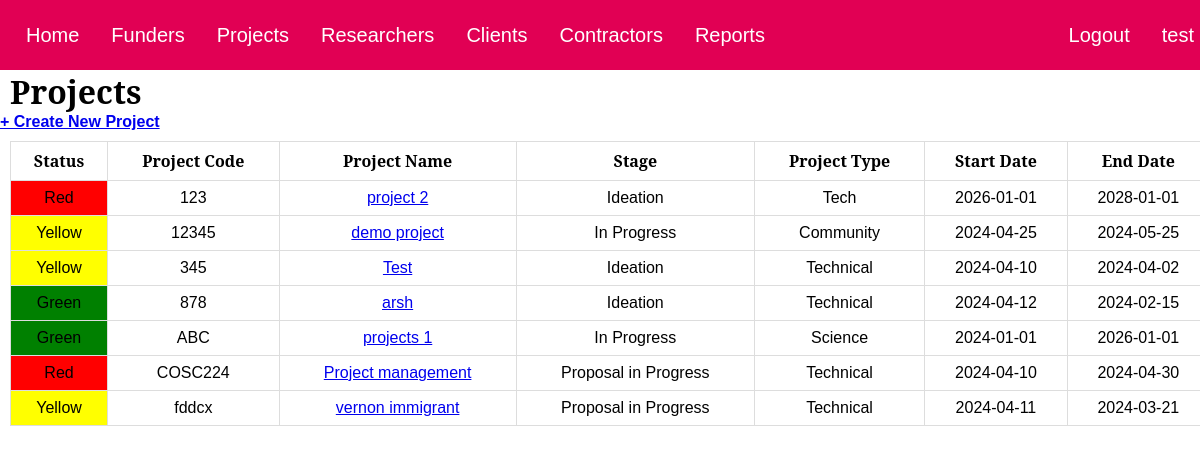
The app's page /projectList.php (signed in) with its own data.
### tables this page shows
CREATE TABLE `projects` (
  `project_code` varchar(100) NOT NULL,
  `title` varchar(200) DEFAULT NULL,
  `description` mediumtext DEFAULT NULL,
  `stage` enum('Ideation','Proposal in Progress','Awaiting Funding','In Progress','Completed - Not Signed Off','Completed - Signed Off') DEFAULT NULL,
  `type` varchar(100) DEFAULT NULL,
  `start_date` date DEFAULT NULL,
  `end_date` date DEFAULT NULL,
  `status` enum('Green','Yellow','Red') NOT NULL,
  PRIMARY KEY (`project_code`)
);

### projectList.php (the view, shortened to what this page needs)
<html>
<head>
    <link rel="stylesheet" href="index.css">
</head>
<body onload='displayHeader()'>
  <div class='header' id='header'></div>
<h1>Projects</h1>
<h4><a href="./projectPosting.php">+ Create New Project</a></h4>
<table>
  <tr>
  	<th>Status</th>
    <th>Project Code</th>
    <th>Project Name</th>
    <th>Stage</th>
    <th>Project Type</th>
    <th>Start Date</th>
    <th>End Date</th>
  </tr>
<?php
$sqli = new mysqli('localhost:3306','root','','Research');
$fullquery = "SELECT
              p.project_code,
              p.title,
              p.stage,
              p.type,
              p.start_date,
              p.end_date,
              p.status
              FROM Projects p";
$result = mysqli_query($sqli, $fullquery);
if(mysqli_num_rows($result) !== 0){
  while ($row = mysqli_fetch_array($result)) {
    $projectCode = stripslashes($row['project_code']);
    $title = stripslashes($row['title']);
    $stage = stripslashes($row['stage']);
    $type = stripslashes($row['type']);
    $dateStart = stripslashes($row['start_date']);
    $dateEnd = stripslashes($row['end_date']);
    $status = stripslashes($row['status']);
    $color = 'White';
    if($status == 'Green'){
      $color = 'Green';
    }else if($status == 'Yellow'){
      $color = 'Yellow';
    }else if($status == 'Red'){
      $color = 'Red';
    }
    $entry = "<tr>
                <td bgcolor='".$color."'>".$status."</td>
                <td>".$projectCode."</td>
                <td><a href='projectPage.php?project_code=\"".$projectCode."\"'>".$title."</td>
                <td>".$stage."</td>
                <td>".$type."</td>
                <td>".$dateStart."</td>
                <td>".$dateEnd."</td>
              </tr>";
    echo $entry;
  }
}
?>
</table>
</body>
</html>

### index.css (style rules this page uses)
* { margin: 0; padding: 0; font-family: 'Modern Era', sans-serif; }
html { height: 100%; }
body { min-height: 100%; background-color: white; }
.header { background: #E10054; padding: 10px; min-width: 100%; height: 50px; }
table { margin: 10px; padding: 10px; }
h1, h2, h3 { margin-left: 10px; }

### projectList.php (style rules this page uses)
table { font-family: arial, sans-serif; border-collapse: collapse; width: 100%; }
td, th { border: 1px solid #dddddd; text-align: left; padding: 8px; text-align: center; }
h1, th { font-family: 'Noto Serif'; }

### records on screen
projects: status "Red", project_code "123", title "project 2", stage "Ideation", type "Tech", start_date "2026-01-01", end_date "2028-01-01"
projects: status "Yellow", project_code "12345", title "demo project", stage "In Progress", type "Community", start_date "2024-04-25", end_date "2024-05-25"
projects: status "Yellow", project_code "345", title "Test", stage "Ideation", type "Technical", start_date "2024-04-10", end_date "2024-04-02"
projects: status "Green", project_code "878", title "arsh", stage "Ideation", type "Technical", start_date "2024-04-12", end_date "2024-02-15"
projects: status "Green", project_code "ABC", title "projects 1", stage "In Progress", type "Science", start_date "2024-01-01", end_date "2026-01-01"
projects: status "Red", project_code "COSC224", title "Project management", stage "Proposal in Progress", type "Technical", start_date "2024-04-10", end_date "2024-04-30"
projects: status "Yellow", project_code "fddcx", title "vernon immigrant", stage "Proposal in Progress", type "Technical", start_date "2024-04-11", end_date "2024-03-21"
